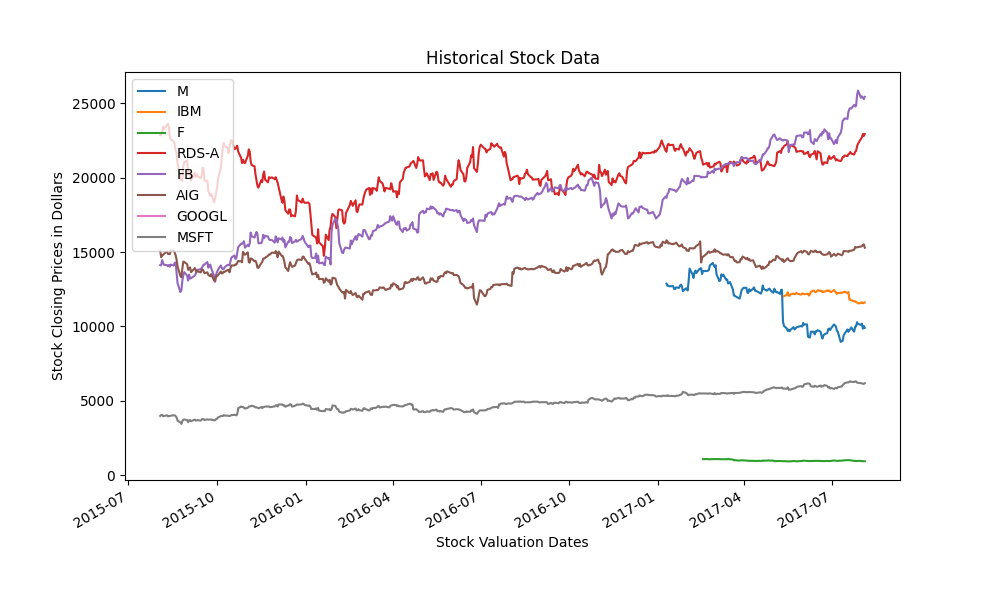

Python code for this plot:
'''
Surafeal G Meshesha
5/20/2022
ICT- 4370-1(Python Programming)
Week-8 Data Visualization
This program imports data from multiple files(csv and Json)
to calculate the total closing value of the stocks multiple dates
of valuation. The program uses Tkinter GUI to open the CSV, JSON files and 
locate the path for the programs output.
Furthermore, this program will display the change of each stocks
in a graphical presentation using Matplotlib

'''
from module import *
import csv
import json
import matplotlib.pyplot as plt
import tkinter as tk

#trying to run the file class from the module and the tkinter module
try:
    # Init FileControl object to store paths
    file_control = FileControl()

    # Open tkinter GUI for user
    window = tk.Tk()
    # Default window size/title
    window.geometry('300x300')
    window.title('Open File')

    # Create and pack CSV selection button
    profile_button = tk.Button(window, text = "Please Select Stock CSV file", 
                    command=file_control.set_portfolio_path)
    profile_button.pack(pady=20)

    # Create and pack JSON selection button
    information_button = tk.Button(window, text = "Please Select the JSON File", 
                        command=file_control.set_information_path)
    information_button.pack(pady=20)

    # Create and pack PNG output selection button
    output_button = tk.Button(window, text = "Please Select the path and create \n a file name for the output",
                        command=file_control.set_output_path)
    output_button.pack(pady=20)

    # Create and pack Submit button, which closes tkinter GUI
    exit_button = tk.Button(window, text="Submit", command=window.destroy)
    exit_button.pack(pady=20)

    # Keeps tkinter window open until exit_button is clicked
    window.mainloop()

    
    # Error message if the file path or the file selected is incorrect
    if not file_control.paths_exist():
        print ('File paths not populated correctly. Application will close')

    

    # Create Investor object
    investor = Investor('Bob Smith')

    # Read in CSV
    with open(file_control.get_portfolio_path(), mode='r') as csv_file:
        stock_csv = csv.DictReader(csv_file)
        for stock in stock_csv:
            # Instantiate a Stock object for each row in the CSV
            try:
                stock_obj = Stock(stock['SYMBOL'], stock['NO_SHARES'])
            except:
                print ('Error creating Stock object')

            # Add the stock object to the investor object
            investor.add_stock(stock_obj)

    # Set stock metadata (unique names and share numbers)
    investor.set_stock_metadata()

    # Open stock date json file
    with open(file_control.get_information_path()) as f:
        data = json.load(f)

    # Iterate dicts in file
    for row in data:
        stockSymbol = row['Symbol']
        date = row['Date']
        open_price = row['Open']
        high_price = row['High']
        low_price = row['Low']
        closingPrice = row['Close']
        volume = row['Volume']

        investor.add_stock_timestamp(Stock_Timestamp(stockSymbol, date, closingPrice))

    # Format the data into matplotlib
    data = investor.prep_for_graph()

    
    f = plt.figure()
    f.set_figwidth(10)
    f.set_figheight(6)

    plt.title("Historical Stock Data")

    plt.xlabel('Stock Valuation Dates')

    plt.ylabel('Stock Closing Prices in Dollars')
    

    # Define X axis as dates and remove from dict
    x = data['dates']
    data.pop('dates')
    # Iterate each stock list and create a plot line
    for key, value in data.items():
        
        plt.plot(x, value, label=key)

    # Format X axis dates
    plt.gcf().autofmt_xdate()
    # Add legend
    plt.legend(loc='upper left')
    # Save plot to disk as PNG
    plt.savefig(file_control.get_output_path())

except:
    print('An error occured')
    
